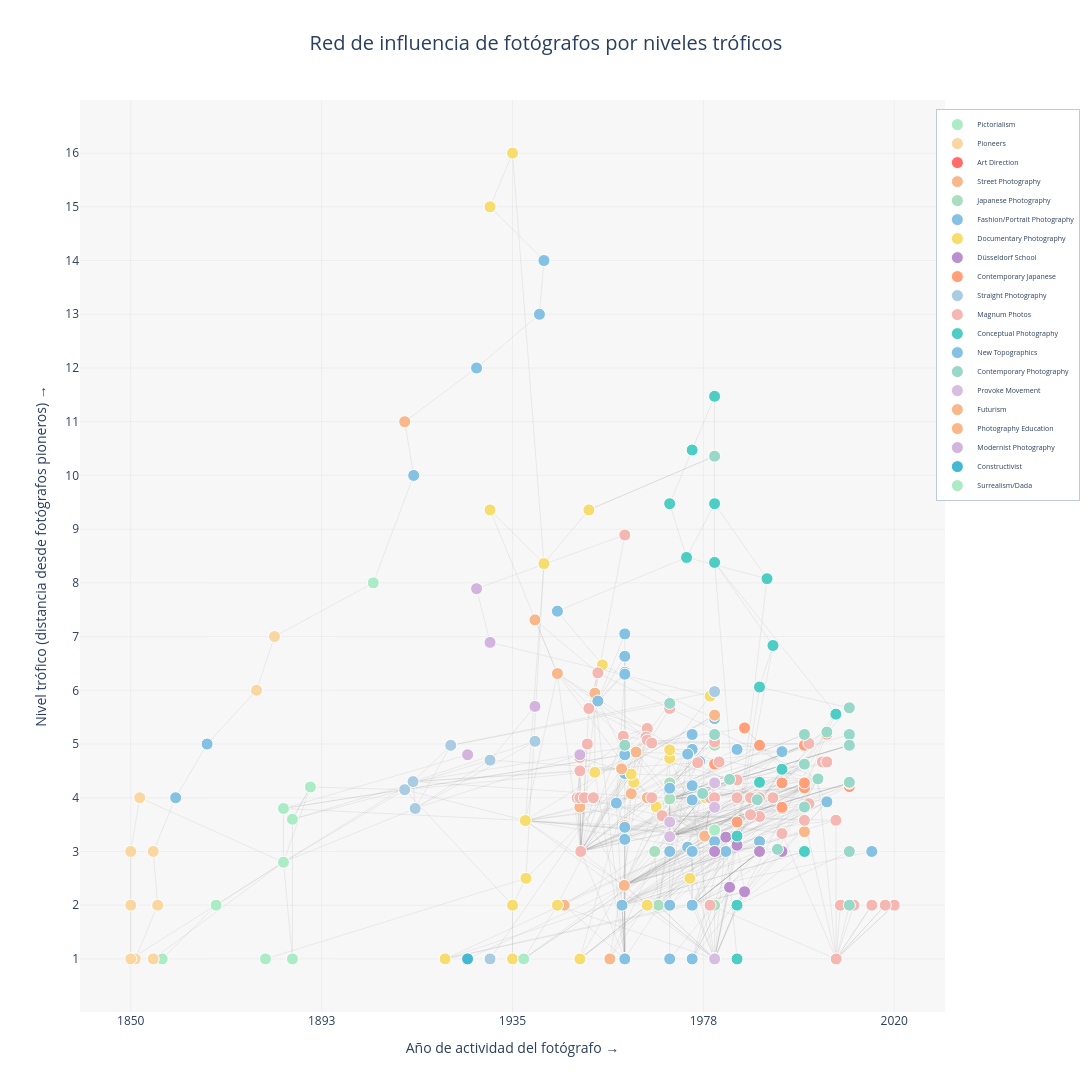

Notebook source saved alongside this figure:
### Markdown cell above
## Algoritmo de Javi

### Code cell
import pandas as pd
import networkx as nx
import plotly.graph_objects as go
import numpy as np
from collections import defaultdict

# ============================================================================
# CONFIGURACIÓN
# ============================================================================

ARCHIVO_CSV = 'red_fotografos_relaciones_final_con_fechas.csv'
TAMAÑO_NODO = 12
ANCHO_LINEA = 0.5
OPACIDAD_LINEA = 0.3

COLORES_BASE = [
    '#FF6B6B', '#4ECDC4', '#45B7D1', '#FFA07A', '#98D8C8',
    '#F7DC6F', '#BB8FCE', '#85C1E2', '#F8B88B', '#A9DFBF',
    '#F5B7B1', '#D2B4DE', '#85C1E2', '#F8B88B', '#ABEBC6',
    '#FAD7A0', '#D7BDE2', '#A9CCE3', '#F8B88B', '#ABEBC6',
    '#FADBD8', '#EBDEF0', '#D6EAF8', '#FCF3CF', '#EAFAF1',
    '#FDEBD0', '#EDBB99', '#D4EFDF', '#A3E4D7', '#F9E79F',
    '#F4D03F', '#D5DBDB', '#BDC3C7', '#95A5A6', '#7F8C8D',
]

# ============================================================================
# FUNCIÓN: Cargar datos y crear grafo
# ============================================================================

def cargar_y_crear_grafo(archivo_csv):
    """Carga el CSV y crea un grafo dirigido."""
    df = pd.read_csv(archivo_csv)
    
    G = nx.DiGraph()
    
    fotógrafos = set(df['Influenciador'].unique()) | set(df['Influenciado'].unique())
    for fotógrafo in fotógrafos:
        G.add_node(fotógrafo)
    
    for idx, row in df.iterrows():
        G.add_edge(row['Influenciador'], row['Influenciado'])
    
    print(f"✓ Datos cargados:")
    print(f"  - Fotógrafos: {G.number_of_nodes()}")
    print(f"  - Relaciones: {G.number_of_edges()}")
    
    return df, G

# ============================================================================
# FUNCIÓN: Calcular niveles tróficos (adaptada iterativa)
# ============================================================================

def calcular_niveles_troficos_iterativo(G, max_iter=1000, tol=1e-6):
    """
    Calcula los niveles tróficos de forma iterativa individual,
    donde el nivel trófico de un nodo es 1 + promedio de niveles de sus predecesores.
    Se repite hasta convergencia o máximo de iteraciones.
    """
    TL = {n: 1.0 for n in G.nodes()}
    
    for _ in range(max_iter):
        TL_prev = TL.copy()
        for nodo in G.nodes():
            preds = list(G.predecessors(nodo))
            if preds:
                TL[nodo] = 1 + sum(TL_prev[p] for p in preds) / len(preds)
        max_diff = max(abs(TL[n] - TL_prev[n]) for n in G.nodes())
        if max_diff < tol:
            break
    
    nodos_fuente = [n for n in G.nodes() if G.in_degree(n) == 0]
    print(f"\n✓ Niveles tróficos calculados iterativamente:")
    print(f"  - Fotógrafos pioneros (nivel 1): {len(nodos_fuente)}")
    print(f"  - Rango de niveles: {min(TL.values()):.1f} - {max(TL.values()):.1f}")
    
    conteo_por_nivel = defaultdict(int)
    for nivel in TL.values():
        nivel_redondeado = round(nivel, 1)
        conteo_por_nivel[nivel_redondeado] += 1
    
    print(f"  - Distribución:")
    for nivel in sorted(conteo_por_nivel.keys()):
        print(f"    Nivel {nivel}: {conteo_por_nivel[nivel]} fotógrafos")
    
    return TL, nodos_fuente

# ============================================================================
# FUNCIÓN: Calcular posiciones 2D
# ============================================================================

def calcular_posiciones(G, df, nivel_trofico):
    """
    Calcula posiciones X,Y para cada nodo:
    - X: Año de actividad normalizado
    - Y: Nivel trófico
    """
    
    posiciones = {}
    
    for fotógrafo in G.nodes():
        años = []
        if (df['Influenciador'] == fotógrafo).any():
            años.extend(df[df['Influenciador'] == fotógrafo]['Año_Influenciador'].values)
        if (df['Influenciado'] == fotógrafo).any():
            años.extend(df[df['Influenciado'] == fotógrafo]['Año_Influenciado'].values)
        
        año_promedio = np.mean(años) if años else 1950
        
        año_norm = (año_promedio - 1850) / (2020 - 1850)
        año_norm = np.clip(año_norm, 0, 1)
        
        y = nivel_trofico[fotógrafo]
        
        posiciones[fotógrafo] = (año_norm, y)
    
    print(f"\n✓ Posiciones calculadas para {len(posiciones)} nodos")
    
    return posiciones

# ============================================================================
# FUNCIÓN: Preparar datos para Plotly
# ============================================================================

def preparar_datos_plotly(G, df, posiciones, nivel_trofico):
    """Prepara aristas y nodos para visualización en Plotly."""
    
    edge_x = []
    edge_y = []
    
    for origen, destino in G.edges():
        x0, y0 = posiciones[origen]
        x1, y1 = posiciones[destino]
        edge_x.extend([x0, x1, None])
        edge_y.extend([y0, y1, None])
    
    nodos_por_movimiento = defaultdict(list)
    
    for fotógrafo in G.nodes():
        movimientos = set()
        
        if (df['Influenciador'] == fotógrafo).any():
            movimientos.update(df[df['Influenciador'] == fotógrafo]['Movimiento_Influenciador'].unique())
        if (df['Influenciado'] == fotógrafo).any():
            movimientos.update(df[df['Influenciado'] == fotógrafo]['Movimiento_Influenciado'].unique())
        
        movimiento_principal = sorted(list(movimientos))[0] if movimientos else 'Sin clasificar'
        nodos_por_movimiento[movimiento_principal].append(fotógrafo)
    
    color_map = {}
    for i, movimiento in enumerate(sorted(nodos_por_movimiento.keys())):
        color_map[movimiento] = COLORES_BASE[i % len(COLORES_BASE)]
    
    print(f"\n✓ Datos preparados:")
    print(f"  - Aristas (líneas): {len(G.edges())}")
    print(f"  - Nodos (puntos): {len(G.nodes())}")
    print(f"  - Movimientos (grupos): {len(color_map)}")
    
    return edge_x, edge_y, nodos_por_movimiento, color_map

# ============================================================================
# FUNCIÓN: Crear figura Plotly
# ============================================================================

def crear_figura(G, df, edge_x, edge_y, nodos_por_movimiento, posiciones, 
                 nivel_trofico, color_map):
    """Crea la figura interactiva con Plotly."""
    
    fig = go.Figure()
    
    fig.add_trace(go.Scatter(
        x=edge_x, y=edge_y,
        mode='lines',
        name='Influencias',
        line=dict(width=ANCHO_LINEA, color=f'rgba(150,150,150,{OPACIDAD_LINEA})'),
        hoverinfo='skip',
        showlegend=False,
    ))
    
    for movimiento, fotógrafos_list in nodos_por_movimiento.items():
        x_coords = [posiciones[f][0] for f in fotógrafos_list]
        y_coords = [posiciones[f][1] for f in fotógrafos_list]
        
        hover_texts = []
        for fotógrafo in fotógrafos_list:
            nivel = nivel_trofico[fotógrafo]
            out_edges = G.out_degree(fotógrafo)
            in_edges = G.in_degree(fotógrafo)
            
            hover_text = (f"<b>{fotógrafo}</b><br>"
                         f"Movimiento: {movimiento}<br>"
                         f"Nivel trófico: {nivel:.1f}<br>"
                         f"Influenciados: {out_edges}<br>"
                         f"Influenciadores: {in_edges}")
            hover_texts.append(hover_text)
        
        fig.add_trace(go.Scatter(
            x=x_coords, y=y_coords,
            mode='markers',
            name=movimiento,
            marker=dict(
                size=TAMAÑO_NODO,
                color=color_map[movimiento],
                line=dict(width=1, color='white'),
            ),
            text=hover_texts,
            hoverinfo='text',
            showlegend=True,
        ))
    
    return fig

# ============================================================================
# FUNCIÓN: Configurar layout
# ============================================================================

def configurar_layout(fig):
    """Configura el layout y ejes de la figura."""
    
    fig.update_layout(
        title={
            'text': 'Red de influencia de fotógrafos por niveles tróficos',
            'x': 0.5,
            'xanchor': 'center',
            'font': {'size': 20}
        },
        xaxis=dict(
            title='Año de actividad del fotógrafo →',
            showgrid=True,
            zeroline=False,
            tickvals=[0, 0.25, 0.5, 0.75, 1],
            ticktext=['1850', '1893', '1935', '1978', '2020'],
            gridwidth=1,
            gridcolor='rgba(200,200,200,0.2)'
        ),
        yaxis=dict(
            title='Nivel trófico (distancia desde fotógrafos pioneros) →',
            showgrid=True,
            zeroline=False,
            dtick=1,
            gridwidth=1,
            gridcolor='rgba(200,200,200,0.2)'
        ),
        hovermode='closest',
        margin=dict(b=80, l=80, r=20, t=100),
        plot_bgcolor='rgba(240,240,240,0.5)',
        height=1400,
        width=2000,

        legend=dict(
            orientation='v',
            yanchor='top',
            y=0.99,
            xanchor='left',
            x=0.99,
            bgcolor='rgba(255,255,255,0.95)',
            bordercolor='#BCCCDC',
            borderwidth=1,
            font=dict(size=7)
        )
    )


# ============================================================================
# FUNCIÓN PRINCIPAL
# ============================================================================

def main():
    print("\n" + "="*70)
    print("RED DE FOTÓGRAFOS CON NIVELES TRÓFICOS - PLOTLY")
    print("="*70 + "\n")
    
    df, G = cargar_y_crear_grafo(ARCHIVO_CSV)
    
    nivel_trofico, nodos_fuente = calcular_niveles_troficos_iterativo(G)
    
    posiciones = calcular_posiciones(G, df, nivel_trofico)
    
    edge_x, edge_y, nodos_por_movimiento, color_map = preparar_datos_plotly(
        G, df, posiciones, nivel_trofico
    )
    
    fig = crear_figura(G, df, edge_x, edge_y, nodos_por_movimiento, 
                       posiciones, nivel_trofico, color_map)
    
    configurar_layout(fig)
    
    print(f"\n" + "="*70)
    print("✓ GRÁFICA LISTA PARA MOSTRAR")
    print("="*70 + "\n")
    print("Mostrando figura interactiva...\n")
    
    fig.show()
    
    fig.write_html('red_fotografos_niveles_troficos.html')
    return fig

# ============================================================================
# PUNTO DE ENTRADA
# ============================================================================

if __name__ == '__main__':
    fig = main()
